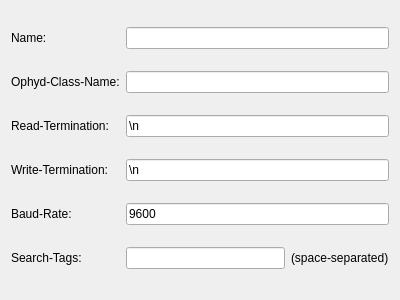
<?xml version="1.0" encoding="UTF-8"?>
<ui version="4.0">
 <class>VISA_Device_Builder</class>
 <widget class="QWidget" name="VISA_Device_Builder">
  <property name="geometry">
   <rect>
    <x>0</x>
    <y>0</y>
    <width>400</width>
    <height>300</height>
   </rect>
  </property>
  <property name="windowTitle">
   <string>Form</string>
  </property>
  <layout class="QGridLayout" name="gridLayout">
   <item row="0" column="0">
    <widget class="QLabel" name="label">
     <property name="text">
      <string>Name:</string>
     </property>
    </widget>
   </item>
   <item row="4" column="0">
    <widget class="QLabel" name="label_4">
     <property name="text">
      <string>Baud-Rate:</string>
     </property>
    </widget>
   </item>
   <item row="5" column="0">
    <widget class="QLabel" name="label_5">
     <property name="text">
      <string>Search-Tags:</string>
     </property>
    </widget>
   </item>
   <item row="3" column="0">
    <widget class="QLabel" name="label_3">
     <property name="text">
      <string>Write-Termination:</string>
     </property>
    </widget>
   </item>
   <item row="2" column="0">
    <widget class="QLabel" name="label_2">
     <property name="text">
      <string>Read-Termination:</string>
     </property>
    </widget>
   </item>
   <item row="0" column="1" colspan="3">
    <widget class="QLineEdit" name="lineEdit_name"/>
   </item>
   <item row="4" column="1" colspan="3">
    <widget class="QLineEdit" name="lineEdit_baud_rate">
     <property name="text">
      <string>9600</string>
     </property>
    </widget>
   </item>
   <item row="3" column="1" colspan="3">
    <widget class="QLineEdit" name="lineEdit_write_term">
     <property name="text">
      <string>\n</string>
     </property>
    </widget>
   </item>
   <item row="2" column="1" colspan="3">
    <widget class="QLineEdit" name="lineEdit_read_term">
     <property name="text">
      <string>\n</string>
     </property>
    </widget>
   </item>
   <item row="1" column="0">
    <widget class="QLabel" name="label_6">
     <property name="text">
      <string>Ophyd-Class-Name:</string>
     </property>
    </widget>
   </item>
   <item row="1" column="1" colspan="3">
    <widget class="QLineEdit" name="lineEdit_ophyd_name"/>
   </item>
   <item row="5" column="1" colspan="2">
    <widget class="QLineEdit" name="lineEdit_search_tags"/>
   </item>
   <item row="5" column="3">
    <widget class="QLabel" name="label_7">
     <property name="text">
      <string>(space-separated)</string>
     </property>
    </widget>
   </item>
  </layout>
 </widget>
 <resources/>
 <connections/>
</ui>
